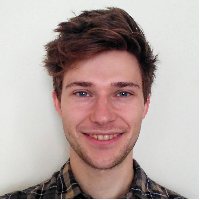
#> input picture resources/input/input.png, 200 x 200 px
$ python handDrawn.py
#> lines starting #> are read from the running program, lines starting #| are printed output that depends on the picture
#!/usr/bin/env python3
# -*- coding: utf-8 -*-

import imageio
import numpy
import matplotlib.pyplot as plot
import scipy.ndimage

def drawImage():
    # import image
    image_path = "resources/input/input.png"
    image = imageio.imread(image_path)
#> image is the input picture: shape (200, 200, 4); mean R, G, B, A 178.5, 161.9, 158.3, 252.5

    grayscale_image = grayscale(image)

    inverted_image = invert(grayscale_image)

    blured_image = blur(inverted_image)

    final_image= color_dodge(blured_image, grayscale_image)

    # plot the result
    plot.imshow(final_image, cmap='gray')

    # save plot
    plot.imsave('resources/output/output.png', final_image, cmap='gray', vmin=0, vmax=255)


# method to turn an image grayscale
def grayscale(image):
    return numpy.dot(image[...,:3], [0.299, 0.587, 0.114])
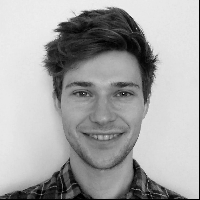
#> returned value: shape (200, 200) float64; min 0, max 251.7, mean 166.4

# method to invert images
def invert(grayscale_image):
    # subtract from 255, as grayscale images are 8 bit images or have a maximum of 256 tones.
    return 255 - grayscale_image
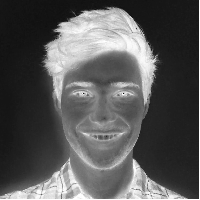
#> returned value: shape (200, 200) float64; min 3.26, max 255, mean 88.6

# method to blur image
def blur(image):
    # apply gaussian filter
    # higher sigma means more blur
    return scipy.ndimage.filters.gaussian_filter(image, sigma = 12)
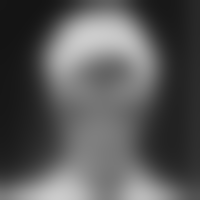
#> returned value: shape (200, 200) float64; min 20.13, max 205, mean 88.6

# method to color dodge (highlights the boldest edges)
def color_dodge(front, back):
    result=front * 255 / (255 - back)
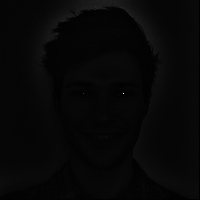
#> result: shape (200, 200) float64; min 40.29, max 9594.2, mean 319.2; drawn with min black and max white
    result[result > 255] = 255
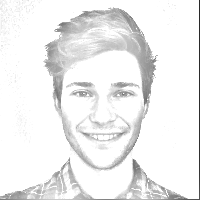
#> result: shape (200, 200) float64; min 40.29, max 255, mean 239
    result[back == 255] = 255
    return result.astype('uint8')

def main():
    drawImage()

if __name__ == "__main__":
    main()
